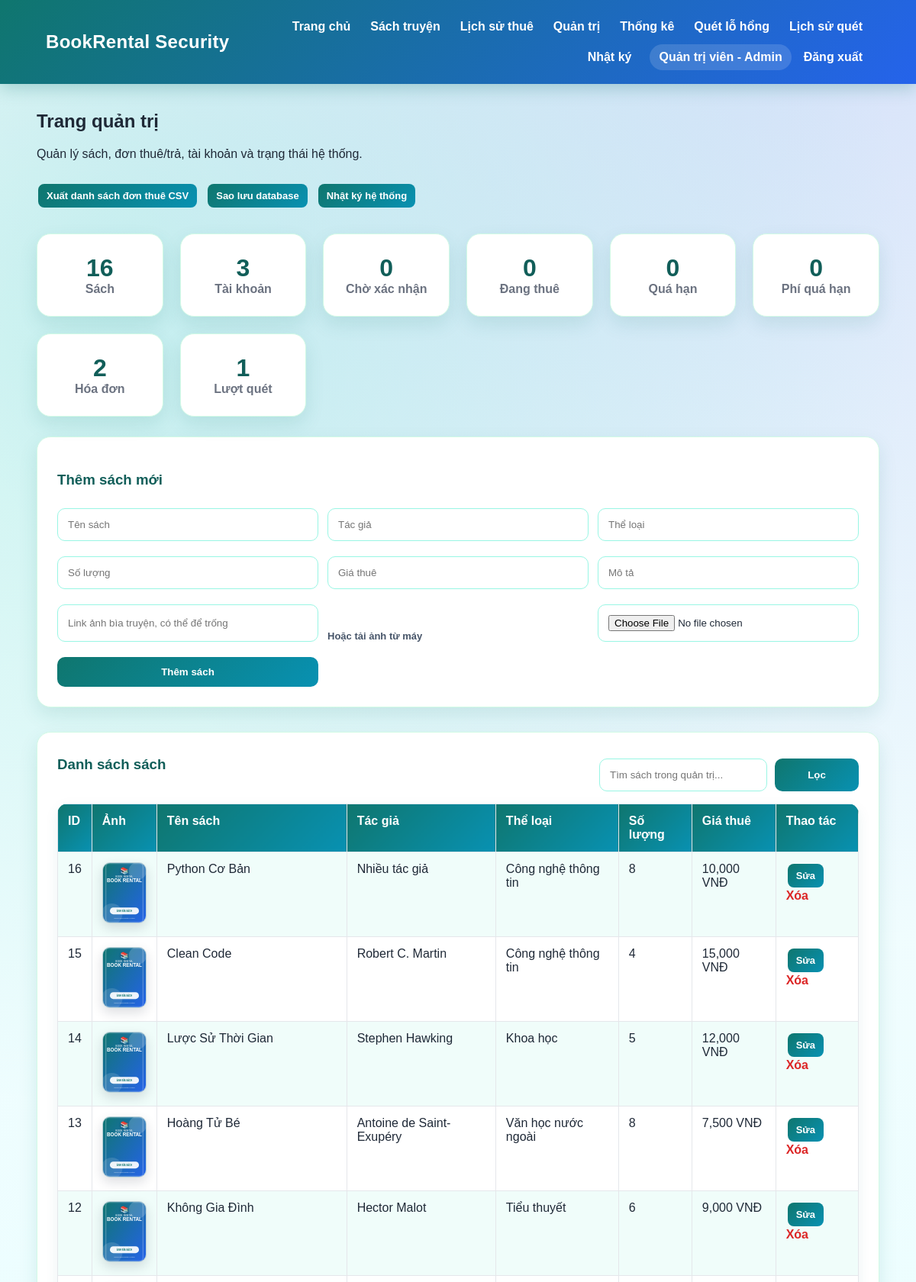
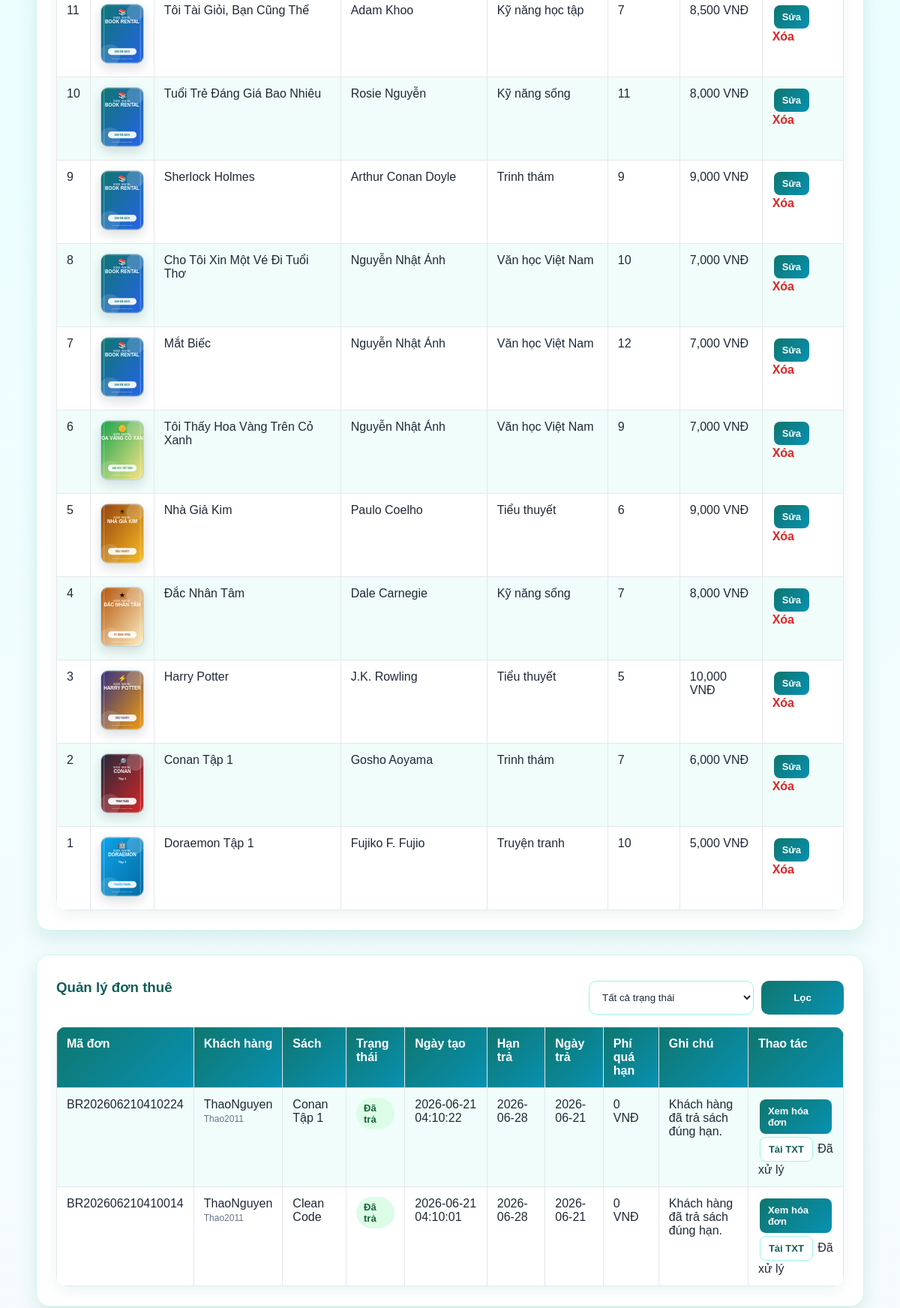
The page /admin (signed in, upper part) on the database its author committed (2 pictures, top to bottom).
### tables this page shows
CREATE TABLE users (
            id INTEGER PRIMARY KEY AUTOINCREMENT,
            fullname TEXT NOT NULL,
            username TEXT UNIQUE NOT NULL,
            password TEXT NOT NULL,
            role TEXT NOT NULL DEFAULT 'customer',
            created_at TEXT DEFAULT CURRENT_TIMESTAMP,
            last_login TEXT
        );

CREATE TABLE books (
            id INTEGER PRIMARY KEY AUTOINCREMENT,
            title TEXT NOT NULL,
            author TEXT NOT NULL,
            category TEXT NOT NULL,
            quantity INTEGER NOT NULL,
            price REAL NOT NULL,
            description TEXT,
            cover_image TEXT
        );

CREATE TABLE rentals (
            id INTEGER PRIMARY KEY AUTOINCREMENT,
            rental_code TEXT,
            user_id INTEGER NOT NULL,
            book_id INTEGER NOT NULL,
            status TEXT NOT NULL,
            created_at TEXT DEFAULT CURRENT_TIMESTAMP,
            updated_at TEXT,
            due_at TEXT,
            returned_at TEXT,
            late_fee REAL DEFAULT 0,
            note TEXT,
            FOREIGN KEY(user_id) REFERENCES users(id),
            FOREIGN KEY(book_id) REFERENCES books(id)
        );

### app.py (the view)
@app.route("/admin")
@permission_required("manage_rentals")
def admin():
    rental_status = request.args.get("status", "").strip()
    book_keyword = request.args.get("book_keyword", "").strip()
    conn = get_db()
    users = conn.execute("SELECT id, fullname, username, role, created_at, last_login FROM users ORDER BY id").fetchall()
    book_query = "SELECT * FROM books WHERE 1=1"
    book_params = []
    if book_keyword:
        book_query += " AND (title LIKE ? OR author LIKE ? OR category LIKE ?)"
        book_params.extend([f"%{book_keyword}%", f"%{book_keyword}%", f"%{book_keyword}%"])
    book_query += " ORDER BY id DESC"
    books_data = conn.execute(book_query, book_params).fetchall()
    rental_query = """
        SELECT rentals.id, rentals.rental_code, users.fullname, users.username, books.title,
               rentals.status, rentals.created_at, rentals.updated_at, rentals.due_at,
               rentals.returned_at, rentals.late_fee, rentals.note
        FROM rentals
        JOIN users ON rentals.user_id = users.id
        JOIN books ON rentals.book_id = books.id
        WHERE 1=1
    """
    rental_params = []
    if rental_status:
        rental_query += " AND rentals.status = ?"
        rental_params.append(rental_status)
    rental_query += " ORDER BY rentals.id DESC"
    rentals = conn.execute(rental_query, rental_params).fetchall()
    stats = {
        "books": conn.execute("SELECT COUNT(*) AS total FROM books").fetchone()["total"],
        "users": conn.execute("SELECT COUNT(*) AS total FROM users").fetchone()["total"],
        "pending": conn.execute("SELECT COUNT(*) AS total FROM rentals WHERE status = 'Chờ xác nhận'").fetchone()["total"],
        "approved": conn.execute("SELECT COUNT(*) AS total FROM rentals WHERE status = 'Đã xác nhận'").fetchone()["total"],
        "returned": conn.execute("SELECT COUNT(*) AS total FROM rentals WHERE status = 'Đã trả'").fetchone()["total"],
        "overdue": conn.execute("SELECT COUNT(*) AS total FROM rentals WHERE status = 'Đã xác nhận' AND due_at < ?", (today_text(),)).fetchone()["total"],
        "scans": conn.execute("SELECT COUNT(*) AS total FROM scan_history").fetchone()["total"],
        "late_fee": conn.execute("SELECT COALESCE(SUM(late_fee), 0) AS total FROM rentals").fetchone()["total"],
        "invoices": conn.execute("SELECT COUNT(*) AS total FROM invoices").fetchone()["total"],
    }
    conn.close()
    return render_template(
        "admin.html",
        title="Trang quản trị",
        users=users,
        books=books_data,
        rentals=rentals,
        mode="admin",
        stats=stats,
        rental_status=rental_status,
        rental_statuses=RENTAL_STATUS,
        book_keyword=book_keyword,
    )

### app.py (called while the page is built)
def today_text():
    return datetime.now().strftime("%Y-%m-%d")

def get_db():
    conn = sqlite3.connect(DATABASE)
    conn.row_factory = sqlite3.Row
    return conn

def role_required(*allowed_roles):
    def decorator(view_func):
        @wraps(view_func)
        def wrapper(*args, **kwargs):
            if "user_id" not in session:
                flash("Bạn cần đăng nhập để sử dụng chức năng này.")
                return redirect(url_for("login"))
            if session.get("role") not in allowed_roles:
                flash("Bạn không có quyền truy cập chức năng này.")
                return redirect(url_for("index"))
            return view_func(*args, **kwargs)
        return wrapper
    return decorator

@app.context_processor
def inject_permissions():
    role = session.get("role")
    return {
        "roles": ROLES,
        "can_manage_books": role in PERMISSIONS["manage_books"],
        "can_manage_rentals": role in PERMISSIONS["manage_rentals"],
        "can_manage_users": role in PERMISSIONS["manage_users"],
        "can_security_scan": role in PERMISSIONS["security_scan"],
    }

@app.template_filter("status_class")
def status_class_filter(status):
    mapping = {
        "Chờ xác nhận": "pending",
        "Đã xác nhận": "approved",
        "Đã trả": "returned",
        "Đã hủy": "cancelled",
    }
    return mapping.get(status, "pending")

### templates/admin.html (shortened to what this page needs)
{% extends "base.html" %}
{% block content %}
<div class="page-title">
    <div>
        <h2>{{ title }}</h2>
        {% if mode == "admin" %}<p>Quản lý sách, đơn thuê/trả, tài khoản và trạng thái hệ thống.</p>{% endif %}
    </div>
</div>
{% if mode == "admin" %}
<div class="action-row">
    {% if can_manage_rentals %}<a class="btn-small" href="{{ url_for('export_rentals') }}">Xuất danh sách đơn thuê CSV</a>{% endif %}
    {% if can_manage_users %}<a class="btn-small" href="{{ url_for('backup_db') }}">Sao lưu database</a>{% endif %}
    {% if can_manage_users %}<a class="btn-small" href="{{ url_for('audit_logs') }}">Nhật ký hệ thống</a>{% endif %}
</div>
<section class="stats-grid compact">
    <div class="stat-card"><strong>{{ stats.books }}</strong><span>Sách</span></div>
    <div class="stat-card"><strong>{{ stats.users }}</strong><span>Tài khoản</span></div>
    <div class="stat-card"><strong>{{ stats.pending }}</strong><span>Chờ xác nhận</span></div>
    <div class="stat-card"><strong>{{ stats.approved }}</strong><span>Đang thuê</span></div>
    <div class="stat-card"><strong>{{ stats.overdue }}</strong><span>Quá hạn</span></div>
    <div class="stat-card"><strong>{{ "{:,.0f}".format(stats.late_fee or 0) }}</strong><span>Phí quá hạn</span></div>
    <div class="stat-card"><strong>{{ stats.invoices }}</strong><span>Hóa đơn</span></div>
    <div class="stat-card"><strong>{{ stats.scans }}</strong><span>Lượt quét</span></div>
</section>
{% if can_manage_books %}
<section class="admin-section">
    <h3>Thêm sách mới</h3>
    <form method="POST" action="{{ url_for('add_book') }}" class="admin-form" enctype="multipart/form-data">
        <input type="text" name="title" placeholder="Tên sách" required>
        <input type="text" name="author" placeholder="Tác giả" required>
        <input type="text" name="category" placeholder="Thể loại" required>
        <input type="number" name="quantity" placeholder="Số lượng" min="0" required>
        <input type="number" name="price" placeholder="Giá thuê" min="0" required>
        <input type="text" name="description" placeholder="Mô tả">
        <input type="text" name="cover_image" placeholder="Link ảnh bìa truyện, có thể để trống">
        <label class="file-label">Hoặc tải ảnh từ máy</label>
        <input type="file" name="cover_file" accept="image/*">
        <button type="submit">Thêm sách</button>
    </form>
</section>
{% endif %}
<section class="admin-section">
    <div class="section-heading">
        <h3>Danh sách sách</h3>
        <form method="GET" action="{{ url_for('admin') }}" class="mini-filter">
            <input type="text" name="book_keyword" placeholder="Tìm sách trong quản trị..." value="{{ book_keyword }}">
            <button type="submit">Lọc</button>
        </form>
    </div>
    <table>
        <tr>
            <th>ID</th>
            <th>Ảnh</th>
            <th>Tên sách</th>
            <th>Tác giả</th>
            <th>Thể loại</th>
            <th>Số lượng</th>
            <th>Giá thuê</th>
            <th>Thao tác</th>
        </tr>
        {% for book in books %}
        <tr>
            <td>{{ book.id }}</td>
            <td><img class="admin-cover" src="{{ book.cover_image or '/static/uploads/default-cover.svg' }}" alt="{{ book.title }}"></td>
            <td>{{ book.title }}</td>
            <td>{{ book.author }}</td>
            <td>{{ book.category }}</td>
            <td>{{ book.quantity }}</td>
            <td>{{ "{:,.0f}".format(book.price) }} VNĐ</td>
            <td>
                {% if can_manage_books %}
                    <a class="btn-small" href="{{ url_for('edit_book', book_id=book.id) }}">Sửa</a>
                    <a class="danger" href="{{ url_for('delete_book', book_id=book.id) }}" onclick="return confirm('Bạn chắc chắn muốn xóa sách này?')">Xóa</a>
                {% else %}
                    Không có quyền
                {% endif %}
            </td>
        </tr>
        {% else %}
        <tr><td colspan="8">Không có sách phù hợp.</td></tr>
        {% endfor %}
    </table>
</section>
{% if can_manage_rentals %}
<section class="admin-section">
    <div class="section-heading">
        <h3>Quản lý đơn thuê</h3>
        <form method="GET" action="{{ url_for('admin') }}" class="mini-filter">
            <select name="status">
                <option value="">Tất cả trạng thái</option>
            </select>
            <button type="submit">Lọc</button>
        </form>
    </div>
    <table>
        <tr>
            <th>Mã đơn</th>
            <th>Khách hàng</th>
            <th>Sách</th>
            <th>Trạng thái</th>
            <th>Ngày tạo</th>
            <th>Hạn trả</th>
            <th>Ngày trả</th>
            <th>Phí quá hạn</th>
            <th>Ghi chú</th>
            <th>Thao tác</th>
        </tr>
        {% for rental in rentals %}
        <tr>
            <td>{{ rental.rental_code or rental.id }}</td>
            <td>{{ rental.fullname }}<br><span class="muted-small">{{ rental.username }}</span></td>
            <td>{{ rental.title }}</td>
            <td><span class="status-badge {{ rental.status|status_class }}">{{ rental.status }}</span></td>
            <td>{{ rental.created_at or '' }}</td>
            <td>{{ rental.due_at or '' }}</td>
            <td>{{ rental.returned_at or '' }}</td>
            <td>{{ "{:,.0f}".format(rental.late_fee or 0) }} VNĐ</td>
            <td>{{ rental.note or '' }}</td>
            <td>
                {% if rental.status != 'Đã hủy' %}
                    <a class="btn-small" href="{{ url_for('invoice_detail', rental_id=rental.id) }}">Xem hóa đơn</a>
                    <a class="btn-small secondary-outline" href="{{ url_for('download_invoice', rental_id=rental.id) }}">Tải TXT</a>
                {% endif %}
                {% if rental.status == 'Chờ xác nhận' %}
                    <a class="btn-small" href="{{ url_for('approve_rental', rental_id=rental.id) }}">Xác nhận thuê</a>
                    <a class="danger" href="{{ url_for('cancel_rental', rental_id=rental.id) }}">Hủy</a>
                {% elif rental.status == 'Đã xác nhận' %}
                    <a class="btn-small" href="{{ url_for('return_rental', rental_id=rental.id) }}">Xác nhận trả</a>
                {% else %}
                    Đã xử lý
                {% endif %}
            </td>
        </tr>
        {% else %}
        <tr><td colspan="10">Không có đơn thuê phù hợp.</td></tr>
        {% endfor %}
    </table>
</section>
{% endif %}
{% endif %}
{% endblock %}

### templates/base.html (shortened to what this page needs)
<!DOCTYPE html>
<html lang="vi">
<head>
    <link rel="stylesheet" href="{{ url_for('static', filename='style.css') }}">
</head>
<body>
<header>
    <div class="logo">BookRental Security</div>
    <nav>
        <a href="{{ url_for('index') }}">Trang chủ</a>
        <a href="{{ url_for('books') }}">Sách truyện</a>
        {% if session.get("user_id") %}
            <a href="{{ url_for('my_rentals') }}">Lịch sử thuê</a>
            {% if can_manage_rentals %}
                <a href="{{ url_for('admin') }}">Quản trị</a>
                <a href="{{ url_for('analytics') }}">Thống kê</a>
            {% endif %}
            {% if can_security_scan %}
                <a href="{{ url_for('security_scan') }}">Quét lỗ hổng</a>
                <a href="{{ url_for('scan_history') }}">Lịch sử quét</a>
            {% endif %}
            {% if can_manage_users %}
                <a href="{{ url_for('audit_logs') }}">Nhật ký</a>
            {% endif %}
            <span class="user-badge">{{ session.get("fullname") }} - {{ roles.get(session.get("role"), session.get("role")) }}</span>
            <a href="{{ url_for('logout') }}">Đăng xuất</a>
        {% else %}
            <a href="{{ url_for('login') }}">Đăng nhập</a>
            <a href="{{ url_for('register') }}">Đăng ký</a>
        {% endif %}
    </nav>
</header>
<main>
    {% block content %}{% endblock %}
</main>
</body>
</html>

### rows shown on the page
users: get "Quản trị viên"
books: id "16", cover_image (placeholder picture), title "Python Cơ Bản", author "Nhiều tác giả", category "Công nghệ thông tin", quantity "8", price "10,000"
books: id "15", cover_image (placeholder picture), title "Clean Code", author "Robert C. Martin", category "Công nghệ thông tin", quantity "4", price "15,000"
books: id "14", cover_image (placeholder picture), title "Lược Sử Thời Gian", author "Stephen Hawking", category "Khoa học", quantity "5", price "12,000"
books: id "13", cover_image (placeholder picture), title "Hoàng Tử Bé", author "Antoine de Saint-Exupéry", category "Văn học nước ngoài", quantity "8", price "7,500"
books: id "12", cover_image (placeholder picture), title "Không Gia Đình", author "Hector Malot", category "Tiểu thuyết", quantity "6", price "9,000"
books: id "11", cover_image (placeholder picture), title "Tôi Tài Giỏi, Bạn Cũng Thế", author "Adam Khoo", category "Kỹ năng học tập", quantity "7", price "8,500"
books: id "10", cover_image (placeholder picture), title "Tuổi Trẻ Đáng Giá Bao Nhiêu", author "Rosie Nguyễn", category "Kỹ năng sống", quantity "11", price "8,000"
books: id "9", cover_image (placeholder picture), title "Sherlock Holmes", author "Arthur Conan Doyle", category "Trinh thám", quantity "9", price "9,000"
books: id "8", cover_image (placeholder picture), title "Cho Tôi Xin Một Vé Đi Tuổi Thơ", author "Nguyễn Nhật Ánh", category "Văn học Việt Nam", quantity "10", price "7,000"
books: id "7", cover_image (placeholder picture), title "Mắt Biếc", author "Nguyễn Nhật Ánh", category "Văn học Việt Nam", quantity "12", price "7,000"
books: id "6", cover_image (picture), title "Tôi Thấy Hoa Vàng Trên Cỏ Xanh", author "Nguyễn Nhật Ánh", category "Văn học Việt Nam", quantity "9", price "7,000"
books: id "5", cover_image (picture), title "Nhà Giả Kim", author "Paulo Coelho", category "Tiểu thuyết", quantity "6", price "9,000"
books: id "4", cover_image (picture), title "Đắc Nhân Tâm", author "Dale Carnegie", category "Kỹ năng sống", quantity "7", price "8,000"
books: id "3", cover_image (picture), title "Harry Potter", author "J.K. Rowling", category "Tiểu thuyết", quantity "5", price "10,000"
books: id "2", cover_image (picture), title "Conan Tập 1", author "Gosho Aoyama", category "Trinh thám", quantity "7", price "6,000"
books: id "1", cover_image (picture), title "Doraemon Tập 1", author "Fujiko F. Fujio", category "Truyện tranh", quantity "10", price "5,000"
rentals: rental_code "BR202606210410224", fullname "ThaoNguyen", username "Thao2011", title "Conan Tập 1", status "Đã trả", created_at "2026-06-21 04:10:22", due_at "2026-06-28", returned_at "2026-06-21", late_fee "0", note "Khách hàng đã trả sách đúng hạn.", shows "Đã xử lý"
rentals: rental_code "BR202606210410014", fullname "ThaoNguyen", username "Thao2011", title "Clean Code", status "Đã trả", created_at "2026-06-21 04:10:01", due_at "2026-06-28", returned_at "2026-06-21", late_fee "0", note "Khách hàng đã trả sách đúng hạn.", shows "Đã xử lý"

### other values the page prints
{{ roles.get(session.get("role"), session.get("role")) }} "Admin"
{{ title }} "Trang quản trị"
{{ stats.books }} "16"
{{ stats.users }} "3"
{{ stats.pending }} "0"
{{ stats.approved }} "0"
{{ stats.overdue }} "0"
{{ "{:,.0f}".format(stats.late_fee or 0) }} "0"
{{ stats.invoices }} "2"
{{ stats.scans }} "1"
